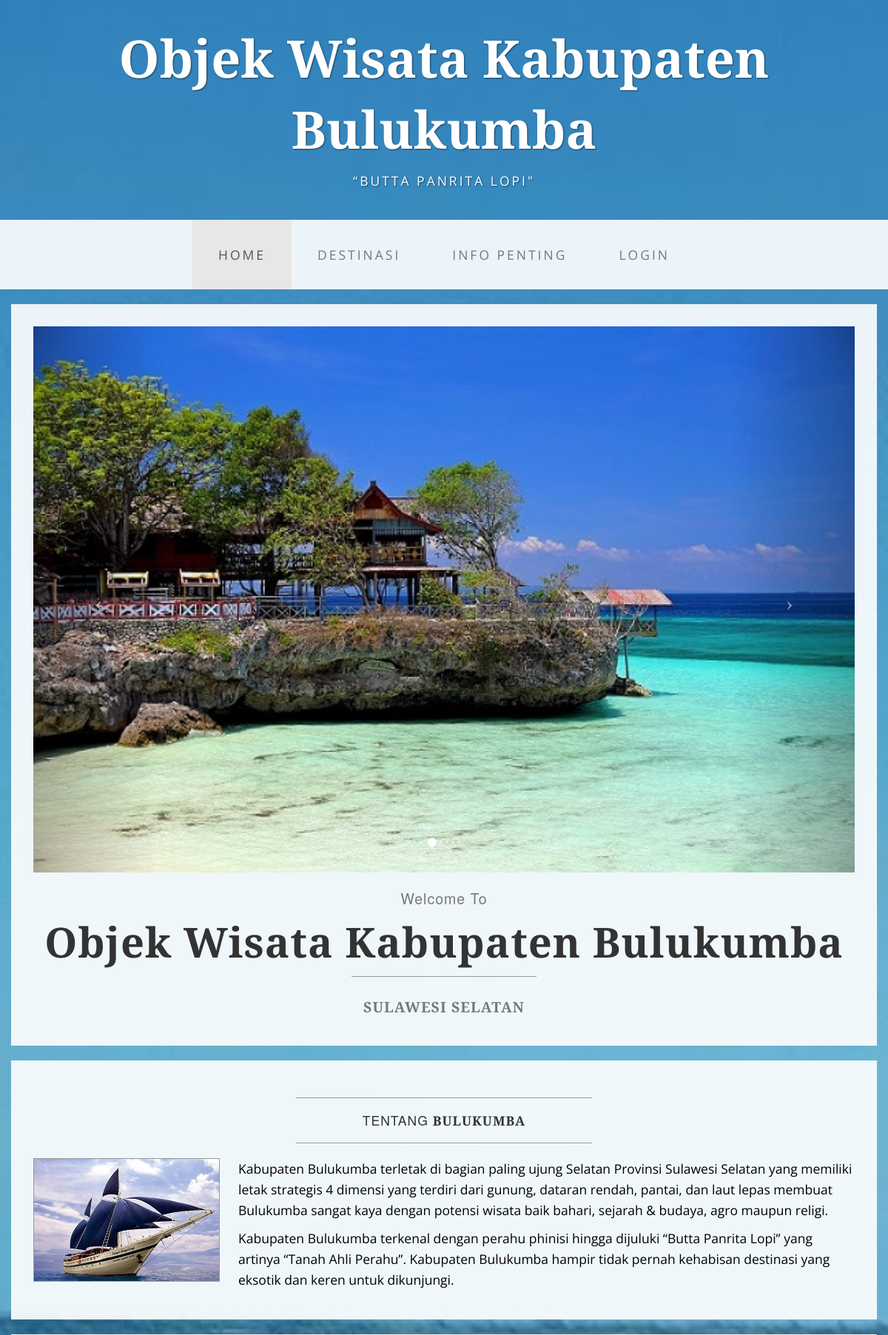
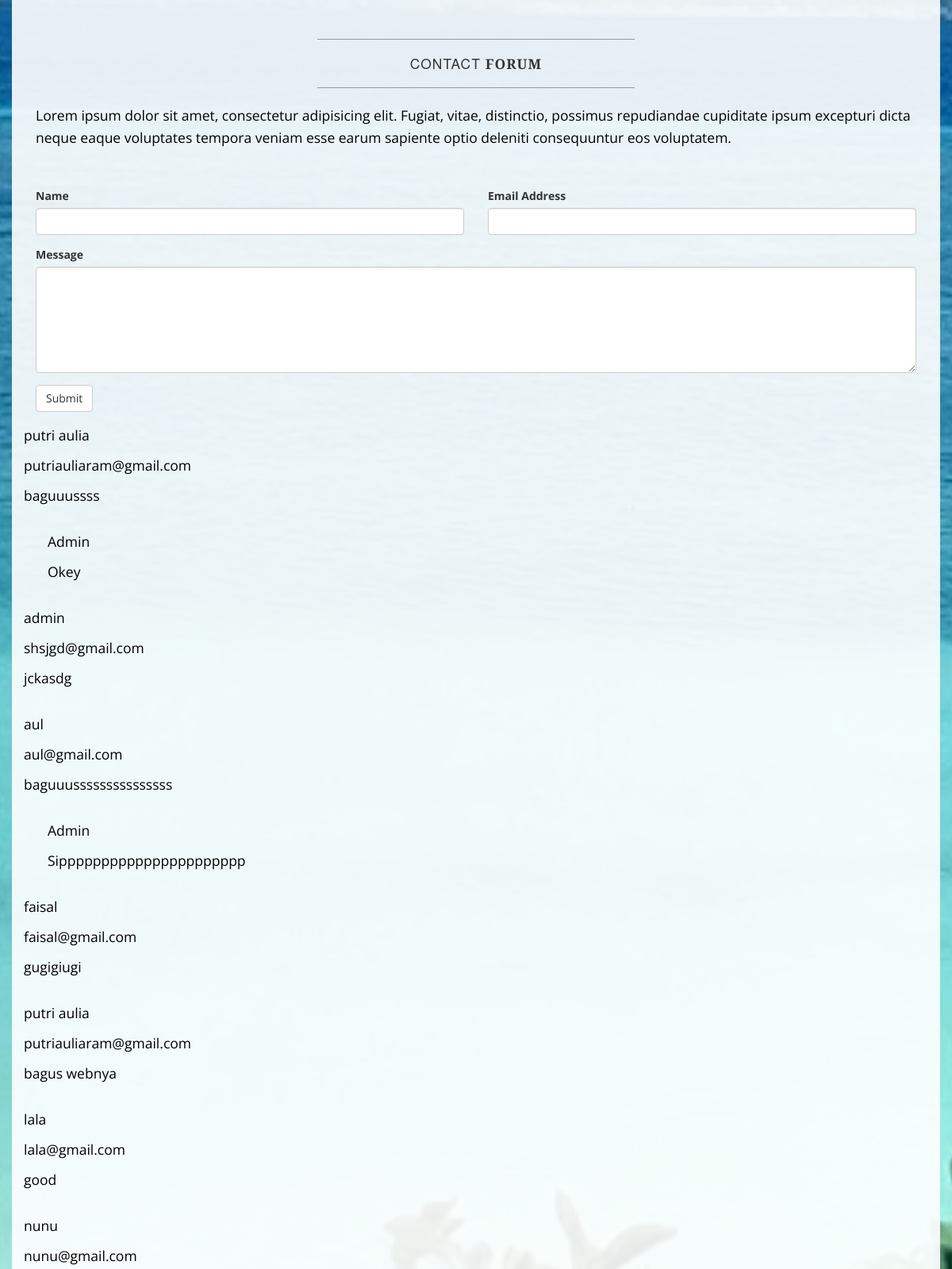
The page / (upper part) on the database its author committed (2 pictures, top to bottom).
### tables this page shows
CREATE TABLE IF NOT EXISTS `contact_form` (
  `id_cf` int(11) NOT NULL AUTO_INCREMENT,
  `nama` varchar(30) NOT NULL,
  `email` varchar(30) NOT NULL,
  `ket` varchar(1000) NOT NULL,
  PRIMARY KEY (`id_cf`)
);

CREATE TABLE IF NOT EXISTS `balas` (
  `id` int(11) NOT NULL AUTO_INCREMENT,
  `id_cf` varchar(30) NOT NULL,
  `komentarb` varchar(2500) NOT NULL,
  PRIMARY KEY (`id`)
);

### application/controllers/Welcome.php (called while the page is built, shortened)
<?php
class Welcome extends CI_Controller {
	public function index()
	{
		$this->load->view('index');
	}
}

### index.php (called while the page is built, shortened)
<?php
require_once BASEPATH.'core/CodeIgniter.php';

### application/views/index.php (the view, shortened to what this page needs)
<!DOCTYPE html>
<html lang="en">
<head>
    <link href="<?php echo base_url();?>assets/css/bootstrap.min.css" rel="stylesheet">
    <link href="<?php echo base_url();?>assets/css/business-casual.css" rel="stylesheet">
</head>
<body>
    <div class="brand">Objek Wisata Kabupaten Bulukumba</div>
    <div class="address-bar">“Butta Panrita Lopi"</div>
    <nav class="navbar navbar-default" role="navigation">
        <div class="container">
            <div class="collapse navbar-collapse" id="bs-example-navbar-collapse-1">
                <ul class="nav navbar-nav">
                    <li class="active">
                        <a href="<?php echo base_url()?>index.php">Home</a>
                    </li>
                    <li>
                        <a href="<?php echo base_url()?>index.php/destinasi">Destinasi</a>
                    </li>
                    <li>
                        <a href="<?php echo base_url()?>index.php/info_penting">Info Penting</a>
                    </li>
                    <li>
                        <a href="<?php echo base_url()?>index.php/login">Login</a>
                    </li>
                </ul>
            </div>
        </div>
    </nav>
    <div class="container">
        <div class="row">
            <div class="box">
                <div class="col-lg-12 text-center">
                    <div id="carousel-example-generic" class="carousel slide">
                        <ol class="carousel-indicators hidden-xs">
                            <li data-target="#carousel-example-generic" data-slide-to="0" class="active"></li>
                            <li data-target="#carousel-example-generic" data-slide-to="1"></li>
                            <li data-target="#carousel-example-generic" data-slide-to="2"></li>
                        </ol>
                        <div class="carousel-inner">
                            <div class="item active">
                                <img class="img-responsive img-full" src="<?php echo base_url();?>assets/img/1.jpg" alt="">
                            </div>
                        </div>
                        <a class="left carousel-control" href="#carousel-example-generic" data-slide="prev">
                            <span class="icon-prev"></span>
                        </a>
                        <a class="right carousel-control" href="#carousel-example-generic" data-slide="next">
                            <span class="icon-next"></span>
                        </a>
                    </div>
                    <h2 class="brand-before">
                        <small>Welcome to</small>
                    </h2>
                    <h1 class="brand-name">Objek Wisata Kabupaten Bulukumba</h1>
                    <hr class="tagline-divider">
                    <h2>
                        <small>
                            <strong>Sulawesi Selatan</strong>
                        </small>
                    </h2>
                </div>
            </div>
        </div>
        <div class="row">
            <div class="box">
                <div class="col-lg-12">
                    <hr>
                    <h2 class="intro-text text-center">Tentang
                        <strong>Bulukumba</strong>
                    </h2>
                    <hr>
                    <img class="img-responsive img-border img-left" src="<?php echo base_url();?>assets/img/1.1.jpg" alt="">
                    <p>Kabupaten Bulukumba terletak di bagian paling ujung Selatan Provinsi Sulawesi Selatan yang memiliki letak strategis 4 dimensi yang terdiri dari gunung, dataran rendah, pantai, dan laut lepas membuat Bulukumba sangat kaya dengan potensi wisata baik bahari, sejarah & budaya, agro maupun religi.</p>
                    <p>Kabupaten Bulukumba terkenal dengan perahu phinisi hingga dijuluki “Butta Panrita Lopi” yang artinya “Tanah Ahli Perahu”. Kabupaten Bulukumba hampir tidak pernah kehabisan destinasi yang eksotik dan keren untuk dikunjungi.</p>
                </div>
            </div>
        </div>
<div class="row">
            <div class="box">
                <div class="col-lg-12">
                    <hr>
                    <h2 class="intro-text text-center">Contact
                        <strong>forum</strong>
                    </h2>
                    <hr>
                    <p>Lorem ipsum dolor sit amet, consectetur adipisicing elit. Fugiat, vitae, distinctio, possimus repudiandae cupiditate ipsum excepturi dicta neque eaque voluptates tempora veniam esse earum sapiente optio deleniti consequuntur eos voluptatem.</p>
                    <br></br>
                    <form role="form" action="<?php echo base_url()?>index.php/index/tambah" method="POST">
                        <div class="row">
                            <div class="form-group col-lg-6">
                                <label>Name</label>
                                <input name="nama" type="text" class="form-control">
                            </div>
                            <div class="form-group col-lg-6">
                                <label>Email Address</label>
                                <input name="email" type="email" class="form-control">
                            </div>
                            <div class="clearfix"></div>
                            <div class="form-group col-lg-12">
                                <label>Message</label>
                                <textarea name="ket" class="form-control" rows="6"></textarea>
                            </div>
                            <div class="form-group col-lg-12">
                                <button type="submit" class="btn btn-default">Submit</button>
                            </div>
                        </div>
                    </form>
                </div>
                   <?php
            $sql ="SELECT * FROM contact_form";
            $query = $this->db->query($sql);
            if ($query->num_rows() > 0) {
              foreach ($query->result() as $row) {?>
                <p><?php echo $row->nama;?></p>
                <p><?php echo $row->email;?></p>
                <p><?php echo $row->ket;?></p>
                <br>
            <?php
                $sql2="select * from balas where id_cf='".$row->id_cf."'";
                $query2=$this->db->query($sql2);
                foreach ($query2->result() as $row2) {?>
                <div style="color:blue;margin-left:30px;">
                <p>Admin</p>
                <p><?php echo $row2->komentarb;?></p>
                </div>
                <br>
           <?php
             }
            }
        }
            ?>
            </div>
        </div>
</body>
</html>

### assets/css/business-casual.css (style rules this page uses)
body { font-family: "Open Sans","Helvetica Neue",Helvetica,Arial,sans-serif; background: url('../img/bg.jpg') no-repeat center center fixed; -webkit-background-size: cover; -moz-background-size: cover; background-size: cover; -o-background-size: cover; }
h1, h2, h3, h4, h5, h6 { text-transform: uppercase; font-family: "Josefin Slab","Helvetica Neue",Helvetica,Arial,sans-serif; font-weight: 700; letter-spacing: 1px; }
p { font-size: 1.25em; line-height: 1.6; color: #000; }
hr { max-width: 400px; border-color: #999999; }
.brand, .address-bar { display: none; }
.navbar-nav { text-transform: uppercase; font-weight: 400; letter-spacing: 3px; }
.img-full { min-width: 100%; }
.brand-before, .brand-name { text-transform: capitalize; }
.brand-before { margin: 15px 0; }
.brand-name { margin: 0; font-size: 4em; }
.tagline-divider { margin: 15px auto 3px; max-width: 250px; border-color: #999999; }
.box { margin-bottom: 20px; padding: 30px 15px; background: #fff; background: rgba(255,255,255,0.9); }
.intro-text { text-transform: uppercase; font-size: 1.25em; font-weight: 400; letter-spacing: 1px; }
.img-border { float: none; margin: 0 auto 0; border: #999999 solid 1px; }
.img-left { float: none; margin: 0 auto 0; }
@media screen and (min-width:768px) { .brand { display: inherit; margin: 0; padding: 30px 0 10px; text-align: center; text-shadow: 1px 1px 2px rgba(0,0,0,0.5); font-family: "Josefin Slab","Helvetica Neue",Helvetica,Arial,sans-serif; font-size: 5em; font-weight: 700; line-height: normal; color: #fff; } }
@media screen and (min-width:768px) { .img-left { float: left; margin-right: 25px; } }
@media screen and (min-width:768px) { .address-bar { display: inherit; margin: 0; padding: 0 0 40px; text-align: center; text-shadow: 1px 1px 2px rgba(0,0,0,0.5); text-transform: uppercase; font-size: 1.25em; font-weight: 400; letter-spacing: 3px; color: #fff; } }
@media screen and (min-width:768px) { .navbar { border-radius: 0; } }
@media screen and (min-width:768px) { .navbar { min-height: 0; } }
@media screen and (min-width:768px) { .navbar-default { border: none; background: #fff; background: rgba(255,255,255,0.9); } }
@media screen and (min-width:768px) { .nav>li>a { padding: 35px; } }
@media screen and (min-width:768px) { .navbar-nav>li>a { line-height: normal; } }
@media screen and (min-width:768px) { .navbar-nav { display: table; float: none; margin: 0 auto; table-layout: fixed; font-size: 1.25em; } }
@media screen and (min-width:1200px) { .box:after { content: ''; display: table; clear: both; } }

### rows shown on the page
contact_form: nama "putri aulia", email "putriauliaram@gmail.com", ket "baguuussss"
balas: komentarb "Okey"
contact_form: nama "admin", email "shsjgd@gmail.com", ket "jckasdg"
contact_form: nama "aul", email "aul@gmail.com", ket "baguuusssssssssssssss"
balas: komentarb "Sipppppppppppppppppppppp"
contact_form: nama "faisal", email "faisal@gmail.com", ket "gugigiugi"
contact_form: nama "putri aulia", email "putriauliaram@gmail.com", ket "bagus webnya"
contact_form: nama "lala", email "lala@gmail.com", ket "good"
contact_form: nama "nunu", email "nunu@gmail.com"
